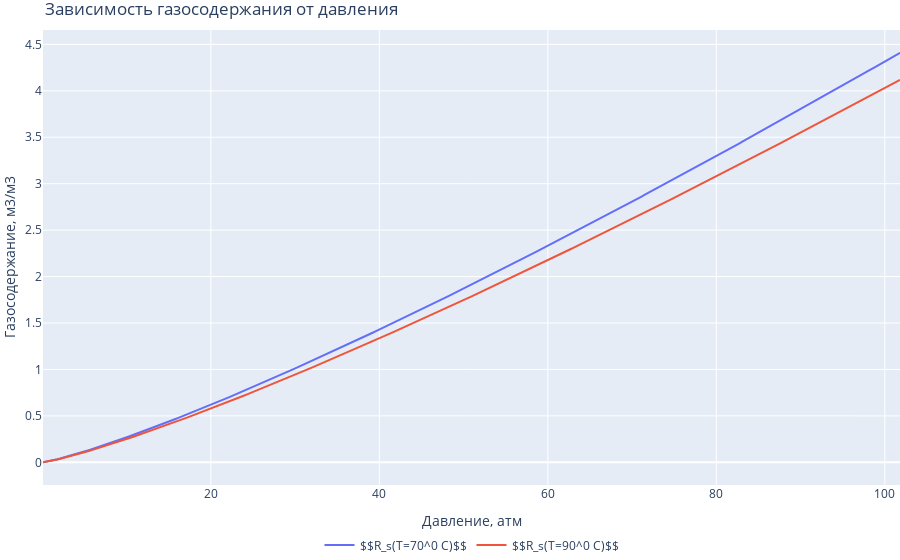

The code cell stored with this chart in its notebook:
### Markdown cell above
**Газонасыщенность с увеличением давления до давления насыщения растет, так как на газ и нефть действует все большее давление, способствующее растворению газа в нефти, а нефть до давления насыщения еще может растворить в себе газ. Газонасыщенность при увеличении температуры падает.**

### Code cell
#визуализация


print("Давление насыщения = " + str(Pn_si) + " атм.")

fig = go.Figure()

fig.add_trace(go.Scatter(x=P_si, y=Rs70_si, name='$$R_s(T=70^0 C)$$'))
fig.add_trace(go.Scatter(x=P_si, y=Rs90_si, name='$$R_s(T=90^0 C)$$'))
fig.update_layout(legend_orientation="h",
                  legend=dict(x=.5, xanchor="center"),
                  title="Зависимость газосодержания от давления",
                  xaxis_title="Давление, атм",
                  yaxis_title="Газосодержание, м3/м3",
                  margin=dict(l=0, r=0, t=30, b=0))
fig.update_traces(hoverinfo="x+y")
fig.show()

### Figure 1 — Plotly figure (JSON) as saved in the notebook; plotly's stock layout.template omitted (floating-point values rounded to 4 significant figures; data arrays with more than 128 entries replaced by an {"elided": "..."} marker saying what was removed)
{"data": [{"hoverinfo": "x+y", "name": "$$R_s(T=70^0 C)$$", "type": "scatter", "x": {"elided": "300 float values"}, "y": {"elided": "300 float values"}}, {"hoverinfo": "x+y", "name": "$$R_s(T=90^0 C)$$", "type": "scatter", "x": {"elided": "300 float values"}, "y": {"elided": "300 float values"}}], "layout": {"legend": {"orientation": "h", "x": 0.5, "xanchor": "center"}, "margin": {"b": 0, "l": 0, "r": 0, "t": 30}, "title": {"text": "Зависимость газосодержания от давления"}, "xaxis": {"title": {"text": "Давление, атм"}}, "yaxis": {"title": {"text": "Газосодержание, м3/м3"}}}}
